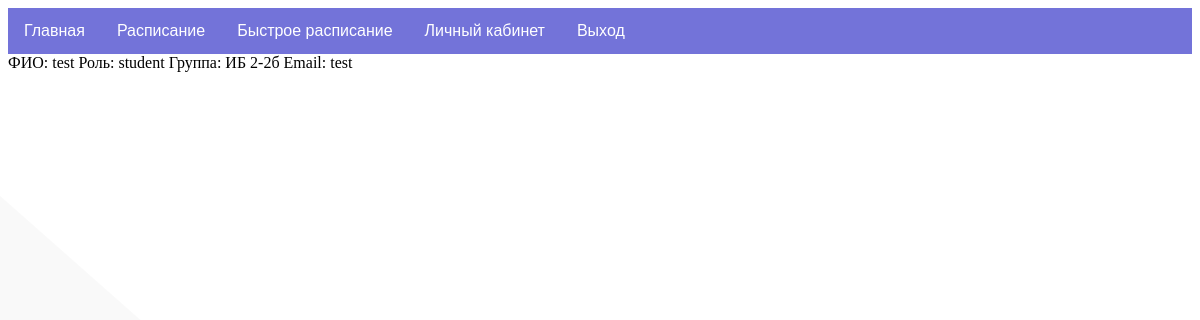
Screenshot of /profile (signed in) with the database file from the repository.
### tables this page shows
CREATE TABLE mainmenu (
id integer PRIMARY KEY AUTOINCREMENT,
title text NOT NULL,
url text NOT NULL
);

CREATE TABLE "users" (
	"id"	integer,
	"name"	text NOT NULL,
	"role"	text,
	"group_name"	TEXT,
	"email"	text NOT NULL,
	"psw"	text NOT NULL,
	"code"	TEXT,
	PRIMARY KEY("id" AUTOINCREMENT)
);

### main.py (the view)
@app.route("/profile")
@login_required
def profile():
    user = current_user.get_id()
    role = dbase.getUserRole(user)
    return render_template("profile.html", menu=dbase.getMenu(), role=role, user=dbase.getUserInfo(user), title="Личный кабинет")

### DataBase.py (called while the page is built)
    def getMenu(self):
        sql = '''SELECT * FROM mainmenu'''
        try:
            self.__cur.execute(sql)
            res = self.__cur.fetchall()
            if res: return res
        except:
            print("Ошибка чтения из БД")
        return []

    def getUser(self, user_id):
        try:
            self .__cur.execute(f"SELECT * FROM users WHERE id = '{user_id}' LIMIT 1")
            res = self.__cur.fetchone()
            return res
        except sqlite3.Error as e:
            print("Ошибка получения данных из БД "+str(e))
        return False

    def getUserInfo(self, user):
        try:
            self .__cur.execute(f"SELECT * FROM users WHERE id = '{user}' LIMIT 1")
            res = self.__cur.fetchone()
            return res
        except sqlite3.Error as e:
            print("Ошибка получения данных из БД "+str(e))
        return False

    def getUserRole(self, user):
        try:
            [res], = self.__cur.execute('SELECT role FROM users WHERE id=?', (user,))
            return res
        except sqlite3.Error as e:
            print("Ошибка получения данных из БД "+str(e))
        return False

### UserLogin.py (called while the page is built)
    def fromDB(self, user_id, db):
        self.__user = db.getUser(user_id)
        return self

    def get_id(self):
        return str(self.__user['id'])

### main.py (called while the page is built)
@login_manager.user_loader
def load_user(user_id):
    print("load_user")
    return UserLogin().fromDB(user_id, dbase)

def connect_db():
    conn = sqlite3.connect(app.config['DATABASE'])
    conn.row_factory = sqlite3.Row
    return conn

def get_db():
    if not hasattr(g, 'link_db'):
        g.link_db = connect_db()
    return g.link_db

@app.before_request
def before_request():
    global dbase
    db = get_db()
    dbase = DataBase(db)

### templates/profile.html
{% include 'base.html' %}
{% block content -%}
    {% block user -%}
        <ul1>
        <li1><a>ФИО: {{user.name}}</a></li1>
        <li1><a>Роль: {{user.role}}</a></li1>
        <li1><a>Группа: {{user.group_name}}</a></li1>
        <li1><a>Email: {{user.email}}</a></li1>
        </ul1>
    {% endblock user -%}
{% endblock content -%}

### templates/base.html (shortened to what this page needs)
<!DOCTYPE html>
<html lang="en">
<head>
  <link href="static/style.css" rel="stylesheet">
</head>
<body>
    <nav class='nav-content'>
        {% block content -%}
            {% block mainmenu -%}
                <ul class="mainmenu">
                {% for m in menu -%}
                    <li><a href="{{m.url}}">{{m.title}}</a></li>
                {% endfor -%}
                {% if role == 'student' %}
                    <li><a href="schedule">Быстрое расписание</a></li>
                    <li><a href="profile">Личный кабинет</a></li>
                    <li><a href="logout">Выход</a></li>
                {% endif %}
                </ul>
            {% endblock mainmenu -%}
        {% endblock content -%}
    </nav>
</body>
</html>

### static/style.css (style rules this page uses)
body { background-color: #ffffff; background-attachment: fixed; -webkit-background-size: cover; -moz-background-size: cover; -o-background-size: cover; background-size: cover; }
ul { list-style-type: none; margin: 0; padding: 0; overflow: hidden; background-color: #7373D9; font-family: Arial, Helvetica, sans-serif; }
li { float: left; }
li a { display: block; color: white; text-align: center; padding: 14px 16px; text-decoration: none; }

### rows the page displays
mainmenu: title "Главная"
mainmenu: title "Расписание"
users: name "test", role "student", group_name "ИБ 2-2б", email "test"
